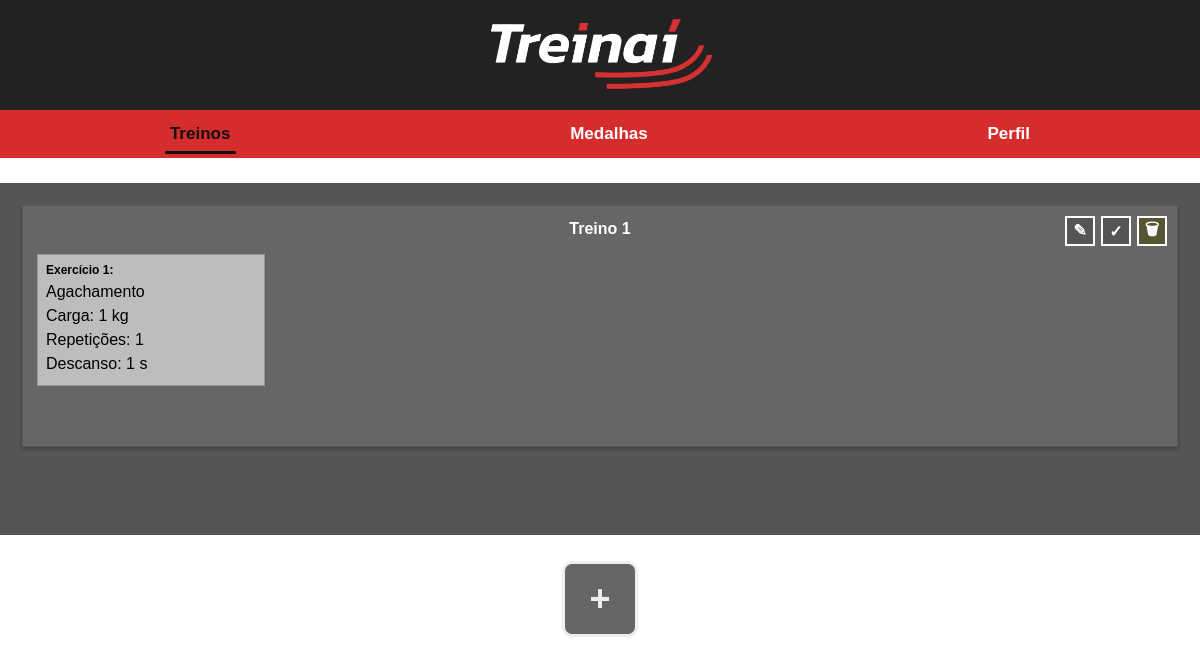
The page /treinos/ (signed in) on the database as committed earlier.
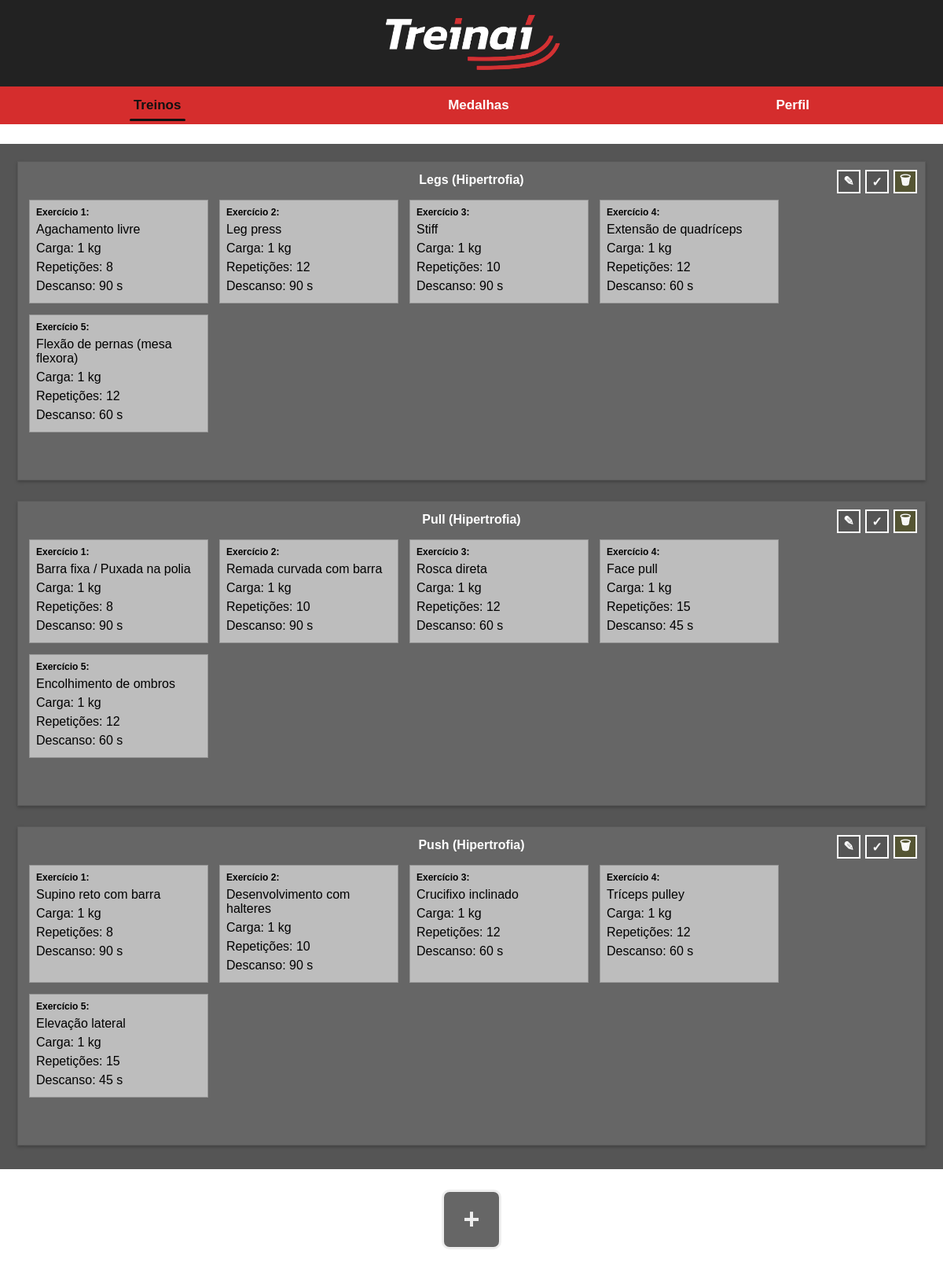
The same page on the database as committed later.
### treinos/models.py (models this page shows, shortened)
class Treino(models.Model):
    usuario = models.ForeignKey(settings.AUTH_USER_MODEL, on_delete=models.CASCADE)
    nome = models.CharField(max_length=100)

class TreinoExercicio(models.Model):
    treino = models.ForeignKey(Treino, on_delete=models.CASCADE, related_name="itens")
    exercicio = models.ForeignKey(Exercicio, on_delete=models.CASCADE)
    carga = models.IntegerField()
    repeticoes = models.IntegerField()
    descanso = models.IntegerField()

class Exercicio(models.Model):
    nome = models.CharField(max_length=100)
    gasto_kcal_por_hora = models.FloatField(null=True, blank=True, help_text="Gasto calórico médio por hora")

### treinos/views.py (the view)
# urls.py: path("", listar_treinos_view, name="treinos"),
@login_required
def listar_treinos_view(request):
    from django.utils import timezone
    from django.db.models import Prefetch
    hoje = timezone.localdate()
    treinos = (
        Treino.objects.filter(usuario=request.user)
        .prefetch_related(
            Prefetch(
                "itens",
                queryset=TreinoExercicio.objects.select_related("exercicio"),
            )
        )
        .order_by("nome")
    )
    feitos_ids = set(
        Atividade.objects.filter(
            usuario=request.user, data__date=hoje
        ).values_list("treino_id", flat=True)
    )
    exercicios = Exercicio.objects.all().order_by("nome")
    notificacao = request.session.pop('ultima_notificacao', None)
    return render(
        request,
        "treinos/listar_treinos.html",
        {"treinos": treinos, "treinos_feitos_hoje": feitos_ids, "data_hoje": hoje, "exercicios": exercicios, "notificacao": notificacao},
    )

### templates/treinos/listar_treinos.html (shortened to what this page needs)
{% extends "base.html" %}
{% load static %}
{% block content %}
<div class="treinos-board-wrapper">
    {% if treinos %}
    <div class="treinos-board" id="treinosBoard" data-exercicios-url="{% url 'criar_treino' %}">
                {% for treino in treinos %}
                    <div class="treino-card {% if treino.id in treinos_feitos_hoje %}done{% endif %}" data-treino-id="{{ treino.id }}">
                        <h4 class="treino-title" data-edit-inline="1">{{ treino.nome }}</h4>
                        <div class="exercise-wrapper">
                            {% if treino.itens.all %}
                                {% for item in treino.itens.all %}
                                <div class="exercise-form readonly" data-exercicio-id="{{ item.exercicio.id }}" data-carga="{{ item.carga }}" data-repeticoes="{{ item.repeticoes }}" data-descanso="{{ item.descanso }}">
                                    <div style="font-size:12px; font-weight:600;">Exercício {{ forloop.counter }}:</div>
                                    <div>{{ item.exercicio.nome }}</div>
                                    <div>Carga: {{ item.carga }} kg</div>
                                    <div>Repetições: {{ item.repeticoes }}</div>
                                    <div>Descanso: {{ item.descanso }} s</div>
                                </div>
                                {% endfor %}
                            {% else %}
                                <div class="placeholder-msg">Sem exercícios ainda.</div>
                            {% endif %}
                        </div>
                        <div class="treino-actions">
                            <button type="button" class="edit-box" data-inline-edit title="Editar treino">✎</button>
                            <form method="post" action="{% url 'concluir_treino' treino.id %}" class="inline-form">
                                <button type="submit" class="finish-box {% if treino.id in treinos_feitos_hoje %}done{% endif %}" title="Marcar como concluído">✓</button>
                            </form>
                            <form method="post" action="{% url 'excluir_treino' treino.id %}" class="inline-form" onsubmit="return confirm('Tem certeza que deseja excluir este treino?');">
                                <button type="submit" class="delete-box" title="Excluir treino">🗑</button>
                            </form>
                        </div>
                    </div>
                {% endfor %}
    </div>
        <div class="new-treino-bar">
            <div class="new-treino-btn" id="btnNovoTreinoInline" data-new-inline title="Criar novo treino">+</div>
        </div>
    {% else %}
    <div class="empty-board">
        <div class="add-first" onclick="window.location.href='{% url 'criar_treino' %}'" title="Criar primeiro treino">+</div>
    </div>
    {% endif %}
</div>
{% endblock %}

### templates/base.html (shortened to what this page needs)
<!DOCTYPE html>
<html lang="pt-br">
<head>
    {% load static %}
    <link rel="stylesheet" href="{% static 'css/estilo.css' %}">
</head>
<body>
    <header class="site-header">
        <div class="top-bar">
            <div class="logo-area">
                <img src="{% static 'img/logo.png' %}" alt="Treinaí" loading="lazy">
            </div>
        </div>
        {% if not request.resolver_match.url_name == 'login' %}
        <nav class="main-menu">
            <a href="/treinos/" class="menu-item {% if '/treinos/' in request.path %}active{% endif %}">Treinos</a>
            <a href="/medalhas/" class="menu-item {% if '/medalhas/' in request.path %}active{% endif %}">Medalhas</a>
            <a href="/perfil/atividade/" class="menu-item {% if '/perfil/' in request.path %}active{% endif %}">Perfil</a>
        </nav>
        {% endif %}
    </header>
    <main>
        {% block content %}
        {% endblock %}
    </main>
</body>
</html>

### static/css/estilo.css (style rules this page uses)
body { margin: 0; font-family: Arial, sans-serif; }
.site-header { width:100%; }
.top-bar { background:#222; padding:10px 0; text-align:center; }
.logo-area { width:100%; max-width:380px; margin:0 auto; min-height:90px; display:flex; align-items:center; justify-content:center; }
.logo-area img { max-width:100%; max-height:80px; object-fit:contain; }
.main-menu { background:#d52d2d; display:flex; justify-content:space-around; align-items:center; padding:10px 0; font-weight:600; }
.main-menu .menu-item { color:#fff; text-decoration:none; font-size:17px; position:relative; padding:4px 14px; transition:color .2s; }
.main-menu .menu-item.active { color:#111; font-weight:700; }
.main-menu .menu-item.active:after { content:""; position:absolute; left:10%; right:10%; bottom:-6px; height:3px; background:#111; border-radius:2px; }
.treinos-board-wrapper { margin:25px auto; max-width:1400px; }
.treinos-board { background:#555; padding:18px 18px 26px; min-height:260px; position:relative; display:flex; gap:28px; align-items:stretch; overflow-x:auto; }
.treino-card { background:#8a8a8a; width:210px; flex:0 0 auto; padding:14px 14px 50px; position:relative; border:1px solid #707070; box-shadow:0 2px 4px rgba(0,0,0,.25); display:flex; flex-direction:column; gap:10px; }
.treino-card h4 { margin:0 0 6px; font-size:15px; text-align:center; cursor:pointer; }
.exercise-form { background:#b5b5b5; padding:8px 8px 12px; display:flex; flex-direction:column; gap:6px; border:1px solid #969696; }
.finish-box { position:absolute; bottom:10px; right:10px; width:30px; height:30px; border:2px solid #fff; background:#666; cursor:pointer; display:flex; align-items:center; justify-content:center; font-weight:700; color:#fff; }
.treinos-board { padding:22px 22px 30px; min-height:300px; flex-wrap:wrap; gap:26px; align-items:flex-start; }
.treino-card { background:#666; flex:1 1 100%; padding:14px 14px 60px; display:flex; flex-direction:column; gap:14px; border:1px solid #5a5a5a; }
.treino-card h4 { flex:0 0 auto; order:0; background:transparent; padding:0 0 2px; font-size:16px; margin:0; text-align:center; border:none; color:#fff; }
.treino-card .exercise-wrapper { display:flex; flex-wrap:wrap; gap:14px; align-items:stretch; justify-content:flex-start; }
.treino-card .exercise-form { width:210px; flex:0 0 210px; }
.exercise-form { background:#bdbdbd; width:210px; flex:0 0 210px; }
.finish-box { top:10px; right:10px; bottom:auto; background:#555; }
.treino-actions { position:absolute; top:10px; right:10px; display:flex; gap:6px; }
.treino-actions .inline-form { margin:0; }
.finish-box { position:static; }
.delete-box { background:#553; border:2px solid #fff; cursor:pointer; display:flex; align-items:center; justify-content:center; font-weight:700; color:#fff; }
.edit-box { background:#555; border:2px solid #fff; display:flex; align-items:center; justify-content:center; text-decoration:none; color:#fff; font-weight:700; font-size:16px; line-height:1; }
.treino-actions .finish-box, .treino-actions .delete-box, .treino-actions .edit-box { width:30px; height:30px; font-size:16px; padding:0; box-sizing:border-box; }
.new-treino-bar { margin-top:26px; text-align:center; width:100%; }
.new-treino-btn { display:inline-flex; width:70px; height:70px; background:#666; border:3px solid #eee; align-items:center; justify-content:center; font-size:36px; font-weight:700; color:#eee; cursor:pointer; border-radius:10px; }

Rows that differ between the two databases and show on the page:
removed Treino: nome "Treino 1"
removed TreinoExercicio: exercicio.nome "Agachamento", carga "1", repeticoes "1", descanso "1", shown under "Treino 1"
added Treino: nome "Legs (Hipertrofia)"
added TreinoExercicio: exercicio.nome "Agachamento livre", carga "1", repeticoes "8", descanso "90", shown under "Legs (Hipertrofia)"
added TreinoExercicio: exercicio.nome "Leg press", carga "1", repeticoes "12", descanso "90", shown under "Legs (Hipertrofia)"
added TreinoExercicio: exercicio.nome "Stiff", carga "1", repeticoes "10", descanso "90", shown under "Legs (Hipertrofia)"
added TreinoExercicio: exercicio.nome "Extensão de quadríceps", carga "1", repeticoes "12", descanso "60", shown under "Legs (Hipertrofia)"
added TreinoExercicio: exercicio.nome "Flexão de pernas (mesa flexora)", carga "1", repeticoes "12", descanso "60", shown under "Legs (Hipertrofia)"
added Treino: nome "Pull (Hipertrofia)"
added TreinoExercicio: exercicio.nome "Barra fixa / Puxada na polia", carga "1", repeticoes "8", descanso "90", shown under "Pull (Hipertrofia)"
added TreinoExercicio: exercicio.nome "Remada curvada com barra", carga "1", repeticoes "10", descanso "90", shown under "Pull (Hipertrofia)"
added TreinoExercicio: exercicio.nome "Rosca direta", carga "1", repeticoes "12", descanso "60", shown under "Pull (Hipertrofia)"
added TreinoExercicio: exercicio.nome "Face pull", carga "1", repeticoes "15", descanso "45", shown under "Pull (Hipertrofia)"
added TreinoExercicio: exercicio.nome "Encolhimento de ombros", carga "1", repeticoes "12", descanso "60", shown under "Pull (Hipertrofia)"
added Treino: nome "Push (Hipertrofia)"
added TreinoExercicio: exercicio.nome "Supino reto com barra", carga "1", repeticoes "8", descanso "90", shown under "Push (Hipertrofia)"
added TreinoExercicio: exercicio.nome "Desenvolvimento com halteres", carga "1", repeticoes "10", descanso "90", shown under "Push (Hipertrofia)"
added TreinoExercicio: exercicio.nome "Crucifixo inclinado", carga "1", repeticoes "12", descanso "60", shown under "Push (Hipertrofia)"
added TreinoExercicio: exercicio.nome "Tríceps pulley", carga "1", repeticoes "12", descanso "60", shown under "Push (Hipertrofia)"
added TreinoExercicio: exercicio.nome "Elevação lateral", carga "1", repeticoes "15", descanso "45", shown under "Push (Hipertrofia)"
